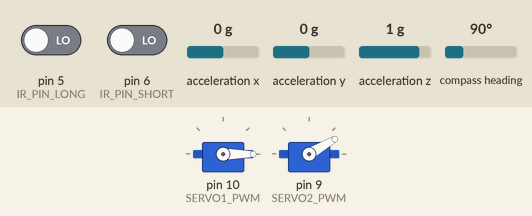
A sketch run on a simulated Arduino Uno, built with avr-gcc and run on an emulated ATmega328P. On the bench: 2 × servo. The test bench sets the inputs (shaded band); at power-on: acceleration x 0 g, pin 6 (IR_PIN_SHORT) LOW, pin 5 (IR_PIN_LONG) LOW, acceleration y 0 g, acceleration z 1 g, compass heading 90°.

Above: at 2.2 s.
2.3 s: acceleration x set to -0.4 g
8.5 s: acceleration x set to -0.7 g
At 9.4 s:
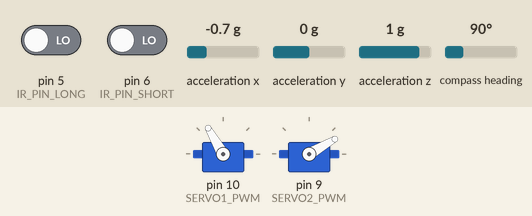
12.0 s: acceleration x set to 0 g
At 12.9 s:
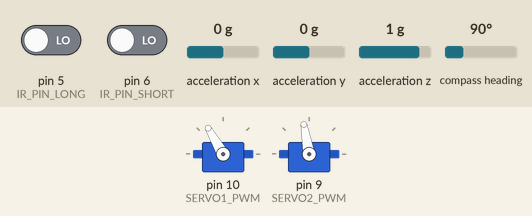
17.2 s: pin 6 (IR_PIN_SHORT) driven HIGH
20.7 s: pin 6 (IR_PIN_SHORT) driven LOW
At 24.27 s:
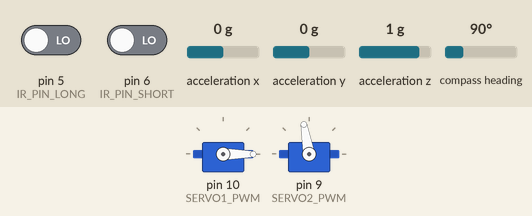
Timing chart, 0 to 25.2 s (numbered marks = the images above; inputs shaded):
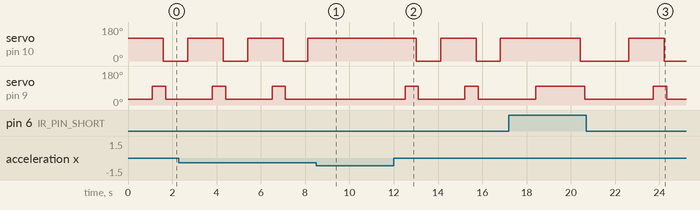

Measured:
- the behaviour switches between -0.5 and -0.6 g on acceleration x (found by bisection; images 0 and 1)
- after the input at 8.5 s, servo on pin 10 (SERVO1_PWM): stays 120° (without the input it goes to 0° after 1.2 s); servo on pin 9 (SERVO2_PWM): stays 30° (without the input it goes to 100° after 0.71 s)
- after the input at 12.0 s, servo on pin 10 (SERVO1_PWM): alternates 120° for 1.6 s and 0° for 1.1 s, starting after 1.0 s; servo on pin 9 (SERVO2_PWM): alternates 100° for 0.60 s and 30° for 2.1 s, starting after 0.51 s
- after the input at 20.7 s, servo on pin 9 (SERVO2_PWM): 30° → 100° after 3.0 s instead of 3.5 s
- by itself, servo on pin 10 (SERVO1_PWM): alternates 120° for 1.6 s and 0° for 1.1 s
- by itself, servo on pin 9 (SERVO2_PWM): alternates 100° for 0.60 s and 30° for 2.1 s

The sketch:

DemoCode.ino
```cpp
// Programmer: Frederick Wachter - wachterfreddy@gmail.com
// Date Created: November 25th, 2016

#include <Servo.h>
#include <Wire.h>
#include <NewPing.h>

#include <Adafruit_Sensor.h>
#include <Adafruit_BNO055.h>
#include <utility/imumaths.h>

#define SERVO1_PWM 10
#define SERVO2_PWM 9
#define SERVO1_START 120
#define SERVO1_MAX 0
#define SERVO2_START 30
#define SERVO2_MAX 100

#define IR_PIN_LONG 5
#define IR_PIN_SHORT 6

#define US_TRIGGER_PIN 5
#define US_ECHO_PIN 6
#define US_MAX_DISTANCE 200

#define ACCEL_SAMPLERATE_DELAY_MS 100
#define ORIENT_Z_FLIPPED 30

Servo servo1, servo2; // setup servos
NewPing sonar(US_TRIGGER_PIN, US_ECHO_PIN, US_MAX_DISTANCE); // setup ultrasonic sensor
Adafruit_BNO055 bno = Adafruit_BNO055(55); // setup accelerometer

void setup() {

  Serial.begin(9600);

  // Initialize Servo
  servo1.attach(SERVO1_PWM);
  servo2.attach(SERVO2_PWM);

  // Initialize IR Sensor
  pinMode(IR_PIN_LONG, INPUT);
  pinMode(IR_PIN_SHORT, INPUT);

  // Initilaize Accelerometer
  if (!bno.begin()) {
    Serial.print("Ooops, no BNO055 detected ... Check your wiring or I2C ADDR!");
    while(1);
  }
  bno.setExtCrystalUse(true);

  resetMotors();

}

void loop() {

  controlLoop();

}

// ---------------------------------------
// ---------- EXAMPLE FUNCTIONS ----------
// ---------------------------------------

void readIRSensorExample(int pin) {
// Programmer: Frederick Wachter - wachterfreddy@gmail.com
// Date Created: November 26th, 2016
// Purpose: Example of reading from the IR sensor

  bool value = getIRSensorData(pin);
  Serial.println(value);

}

void readAccelerometerExample() {
// Programmer: Frederick Wachter - wachterfreddy@gmail.com
// Date Created: November 25th, 2016
// Purpose: Example of reading from the accelerometer

  sensors_event_t event = getAccelerometerData(bno);
  Serial.print("X: ");
  Serial.print(event.orientation.x, 4);
  Serial.print("\tY: ");
  Serial.print(event.orientation.y, 4);
  Serial.print("\tZ: ");
  Serial.print(event.orientation.z, 4);
  Serial.println();

}

void readUltrasonicExample() {
// Programmer: Frederick Wachter - wachterfreddy@gmail.com
// Date Created: November 25th, 2016
// Purpose: Example of reading from the ultrasonic sensor

  unsigned int distance = getUltrasonicData(sonar);
  Serial.println(distance);

}


// -------------------------------------
// ---------- LOGIC FUNCTIONS ----------
// -------------------------------------

void flipOver() {
// Programmer: Frederick Wachter - wachterfreddy@gmail.com
// Date Created: November 27th, 2016
// Purpose: Run through sequence to flip over crab

  moveServo(servo2, SERVO2_MAX);
  delay(2000);
  moveServo(servo1, SERVO1_MAX);
  delay(200);
  moveServo(servo2, SERVO2_START);
  delay(2000);
  resetMotors();

}

void flipOverFast() {
// Programmer: Frederick Wachter - wachterfreddy@gmail.com
// Date Created: November 27th, 2016
// Purpose: Run through sequence to flip over crab fast

  moveServo(servo2, SERVO2_MAX);
  delay(500);
  moveServo(servo1, SERVO1_MAX);
  delay(100);
  moveServo(servo2, SERVO2_START);
  delay(1000);
  resetMotors();

}

void controlLoop() {
// Programmer: Frederick Wachter - wachterfreddy@gmail.com
// Date Created: November 25th, 2016
// Purpose: Control loop for flipping

  if (isFlipped()) {
    if (getIRSensorData(IR_PIN_SHORT)) {
      flipOverFast();
    } else if (getIRSensorData(IR_PIN_LONG)) {
      bool flipFast = 0;
      unsigned long time_start = millis();

      while ((millis() - time_start) < 500) {
        if (getIRSensorData(IR_PIN_SHORT)) {
          flipFast = 1;
          break;
        }
      }

      if (flipFast) {
        flipOverFast();
      } else {
        flipOver();
      }
    }
  } else {
    resetMotors();
  }
}

bool isFlipped() {
// Programmer: Frederick Wachter - wachterfreddy@gmail.com
// Date Created: November 25th, 2016
// Purpose: Check if the horseshoe crab is flipped upside down

  bool is_flipped = 0;

  sensors_event_t event = getAccelerometerData(bno);
  if (abs(event.orientation.y) < ORIENT_Z_FLIPPED) {
    is_flipped = 1;
  }

  return is_flipped;

}

void resetMotors() {
// Programmer: Frederick Wachter - wachterfreddy@gmail.com
// Date Created: November 27th, 2016
// Purpose: Reset motor positions

  servo1.write(SERVO1_START);
  servo2.write(SERVO2_START);
  delay(1000);

}


// --------------------------------------
// ---------- SENSOR FUNCTIONS ----------
// --------------------------------------

bool getIRSensorData(int pin) {
// Programmer: Frederick Wachter - wachterfreddy@gmail.com
// Date Created: November 26th, 2016
// Purpose: Get data from the IR sensor

  bool value = !digitalRead(pin);
  return value;

}

sensors_event_t getAccelerometerData(Adafruit_BNO055 &bno) {
// Programmer: Frederick Wachter - wachterfreddy@gmail.com
// Date Created: November 25th, 2016
// Purpose: Get data from accelerometer

  delay(ACCEL_SAMPLERATE_DELAY_MS);
  sensors_event_t event;
  bno.getEvent(&event);

  return event;

}

unsigned int getUltrasonicData(NewPing &sonar) {
// Programmer: Frederick Wachter - wachterfreddy@gmail.com
// Date Created: November 25th, 2016
// Purpose: Get data from ultrasonic sensor

  delay(30); // ensure that this function is not being called too often
  unsigned int distance = sonar.ping(); // send ping, get ping time in microseconds
  distance /= US_ROUNDTRIP_CM; // convert ping time to distance

  if (distance == 0) { distance = US_MAX_DISTANCE; } // if the distance is maxed out, set the distance value to max
  return distance;

}

void moveServo(Servo &servo, int turn_degrees) {
// Programmer: Frederick Wachter - wachterfreddy@gmail.com
// Date Created: November 25th, 2016
// Purpose: Move the provided servo to a provided position

  turn_degrees = max(0, turn_degrees);

  servo.write(turn_degrees);

}


// -----------------------------------------
// ---------- DEPICATED FUNCTIONS ----------
// -----------------------------------------

void moveServoExample() {
// Programmer: Frederick Wachter - wachterfreddy@gmail.com
// Date Created: November 25th, 2016
// Purpose: Example of using the moveServo() function

  moveServo(servo1, 180);
  Serial.println("Position 1");
  delay(1000);
  moveServo(servo1, -180);
  Serial.println("Position 2");
  delay(1000);

}
```
